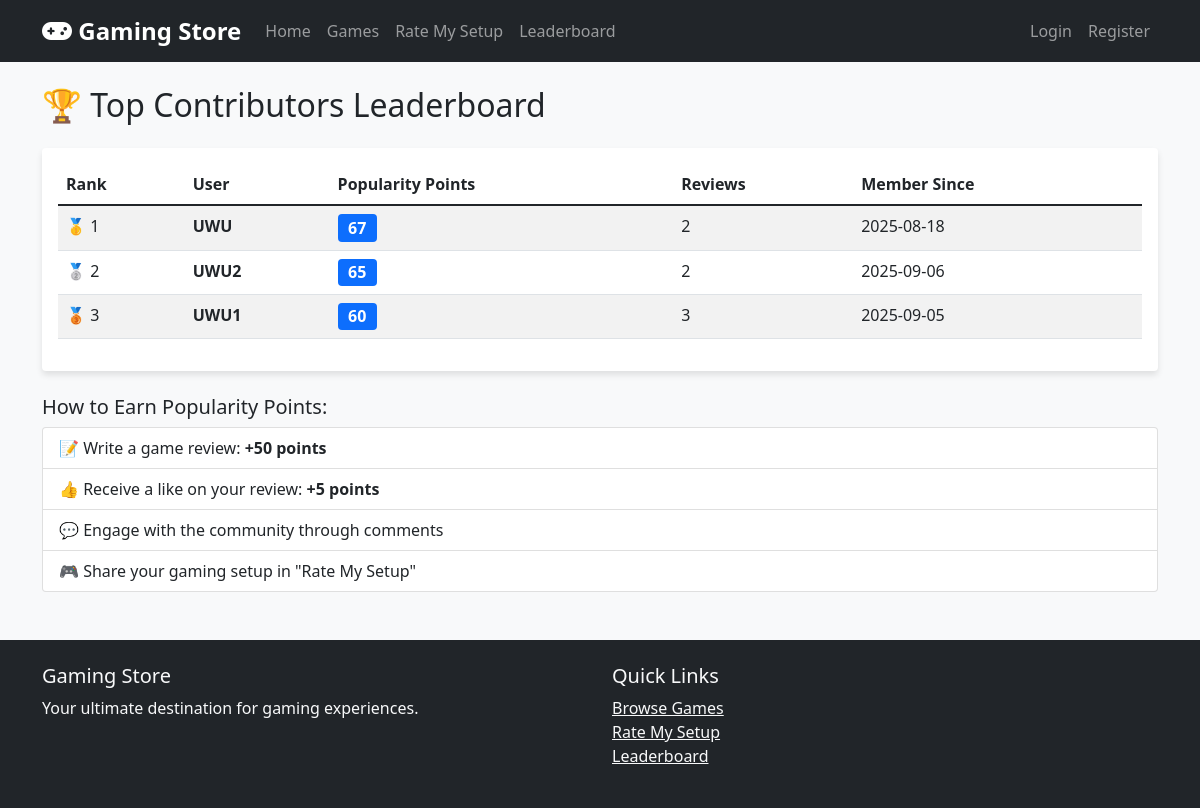
The app's page /leaderboard with its own data.
### app.py (models this page shows, shortened)
class User(db.Model):
    id = db.Column(db.Integer, primary_key=True)
    username = db.Column(db.String(80), unique=True, nullable=False)
    email = db.Column(db.String(120), unique=True, nullable=False)
    password_hash = db.Column(db.String(120), nullable=False)
    is_admin = db.Column(db.Boolean, default=False)
    popularity_points = db.Column(db.Integer, default=0)
    profile_picture = db.Column(db.String(200), default='default.jpg')
    bio = db.Column(db.Text)
    created_at = db.Column(db.DateTime, default=datetime.utcnow)
    is_banned = db.Column(db.Boolean, default=False)
    banned_at = db.Column(db.DateTime)
    banned_by = db.Column(db.Integer, db.ForeignKey('user.id'))
    ban_reason = db.Column(db.Text)
    ban_duration_days = db.Column(db.Integer)  # NULL for permanent, number for temporary

### app.py (the view)
@app.route('/leaderboard')
def leaderboard():
    users = User.query.filter_by(is_admin=False).order_by(User.popularity_points.desc()).limit(20).all()
    return render_template('leaderboard.html', users=users)

### app.py (called while the page is built, shortened)
@app.before_request
def check_overdue_before_request():
    if request.endpoint in (None, 'static'):
        return
    if current_user.is_authenticated and not current_user.is_admin:
        check_overdue_games()

### templates/leaderboard.html (shortened to what this page needs)
{% extends "base.html" %}
{% block content %}
<div class="row">
    <div class="col-12">
        <h2 class="mb-4">🏆 Top Contributors Leaderboard</h2>
        <div class="card">
            <div class="card-body">
                <div class="table-responsive">
                    <table class="table table-striped">
                        <thead>
                            <tr>
                                <th>Rank</th>
                                <th>User</th>
                                <th>Popularity Points</th>
                                <th>Reviews</th>
                                <th>Member Since</th>
                            </tr>
                        </thead>
                        <tbody>
                            {% for user in users %}
                            <tr {% if current_user.is_authenticated and user.id == current_user.id %}class="table-warning"{% endif %}>
                                <td>
                                    {% if loop.index == 1 %}
                                        🥇 {{ loop.index }}
                                    {% elif loop.index == 2 %}
                                        🥈 {{ loop.index }}
                                    {% elif loop.index == 3 %}
                                        🥉 {{ loop.index }}
                                    {% else %}
                                        {{ loop.index }}
                                    {% endif %}
                                </td>
                                <td>
                                    <strong>{{ user.username }}</strong>
                                </td>
                                <td>
                                    <span class="badge bg-primary fs-6">{{ user.popularity_points }}</span>
                                </td>
                                <td>{{ user.reviews|length }}</td>
                                <td>{{ user.created_at.strftime('%Y-%m-%d') }}</td>
                            </tr>
                            {% endfor %}
                        </tbody>
                    </table>
                </div>
            </div>
        </div>
        <div class="mt-4">
            <h5>How to Earn Popularity Points:</h5>
            <ul class="list-group">
                <li class="list-group-item">📝 Write a game review: <strong>+50 points</strong></li>
                <li class="list-group-item">👍 Receive a like on your review: <strong>+5 points</strong></li>
                <li class="list-group-item">💬 Engage with the community through comments</li>
                <li class="list-group-item">🎮 Share your gaming setup in "Rate My Setup"</li>
            </ul>
        </div>
    </div>
</div>
{% endblock %}

### static/css/style.css (style rules this page uses)
body { background-color: #f8f9fa; font-family: "Segoe UI", Tahoma, Geneva, Verdana, sans-serif; }
.card { border: none; box-shadow: 0 4px 6px rgba(0, 0, 0, 0.1); transition: transform 0.2s ease-in-out; }

### records on screen
User: username "UWU", popularity_points "67", reviews|length "2", created_at "2025-08-18"
User: username "UWU2", popularity_points "65", reviews|length "2", created_at "2025-09-06"
User: username "UWU1", popularity_points "60", reviews|length "3", created_at "2025-09-05"
